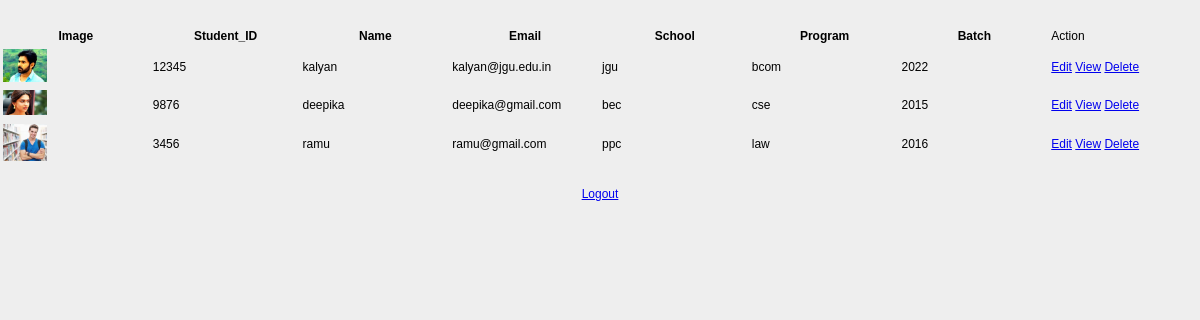
Page /show/ (signed in) on the committed database.
### app_crudoper/models.py (models this page shows)
class Student(models.Model):
    Image = models.ImageField(upload_to='images', blank=True, null=True)
    Student_ID = models.IntegerField()
    Username = models.CharField(max_length=100)
    Name = models.CharField(max_length=100)
    Email = models.EmailField()
    School = models.CharField(max_length=100)
    Program = models.CharField(max_length=100)
    Batch = models.IntegerField()
    password = models.CharField(max_length=50)

### app_crudoper/views.py (the view)
# urls.py: path('show/', views.show, name='show'),
@login_required(login_url='/login/')
def show(request):
    students = Student.objects.all()
    return render(request, 'show.html', {'students': students})

### app_crudoper/templates/show.html (shortened to what this page needs)
<!DOCTYPE html>
<html lang="en">
{% load static %}
<head>
    {% load static %}
    <link rel="stylesheet" href="{% static 'css/style.css' %}"/>
</head>
<body>
<table class="table table-bordered table-striped">
    <thead class="thead-dark">
        <tr>
            <th width="10%">Image</th>
            <th width="10%">Student_ID</th>
            <th width="10%">Name</th>
            <th width="10%">Email</th>
            <th width="10%">School</th>
            <th width="10%">Program</th>
            <th width="10%">Batch</th>
            <td width="10%">Action</td>
        </tr>
    </thead>
    <tbody>
        {% for stu in students %}
            <tr>
                <td><img src="{{ stu.Image.url }}" alt="" class="img-thumbnail" width="30%" height="30%"></td>
                <td>{{ stu.Student_ID }}</td>
                <td>{{ stu.Name }}</td>
                <td>{{ stu.Email }}</td>
                <td>{{ stu.School}}</td>
                <td>{{ stu.Program }}</td>
                <td>{{ stu.Batch }}</td>
                <td>
                    <a href="/update/{{ stu.Student_ID }}" class="btn btn-primary">Edit</a>
                    <a href="/view/{{ stu.Student_ID }}" class="btn btn-primary">View</a>
                    <a href="/delete/{{ stu.Student_ID }}/{{ stu.Username }}" class="btn btn-primary">Delete</a>
                </td>
            </tr>
        {% endfor %}
    </tbody>
</table><br>
<div align="center"><a href="/logout/" class="btn btn-primary">Logout</a></div>
</body>
</html>

### app_crudoper/static/css/style.css (style rules this page uses)
body { font:12px/1.4 Verdana,Arial; background:#eee; height:100%; margin:25px 0; padding:0 }

### rows in the picture
Student: Image (picture), Student_ID "12345", Name "kalyan", Email "kalyan@jgu.edu.in", School "jgu", Program "bcom", Batch "2022"
Student: Image (picture), Student_ID "9876", Name "deepika", Email "deepika@gmail.com", School "bec", Program "cse", Batch "2015"
Student: Image (picture), Student_ID "3456", Name "ramu", Email "ramu@gmail.com", School "ppc", Program "law", Batch "2016"
